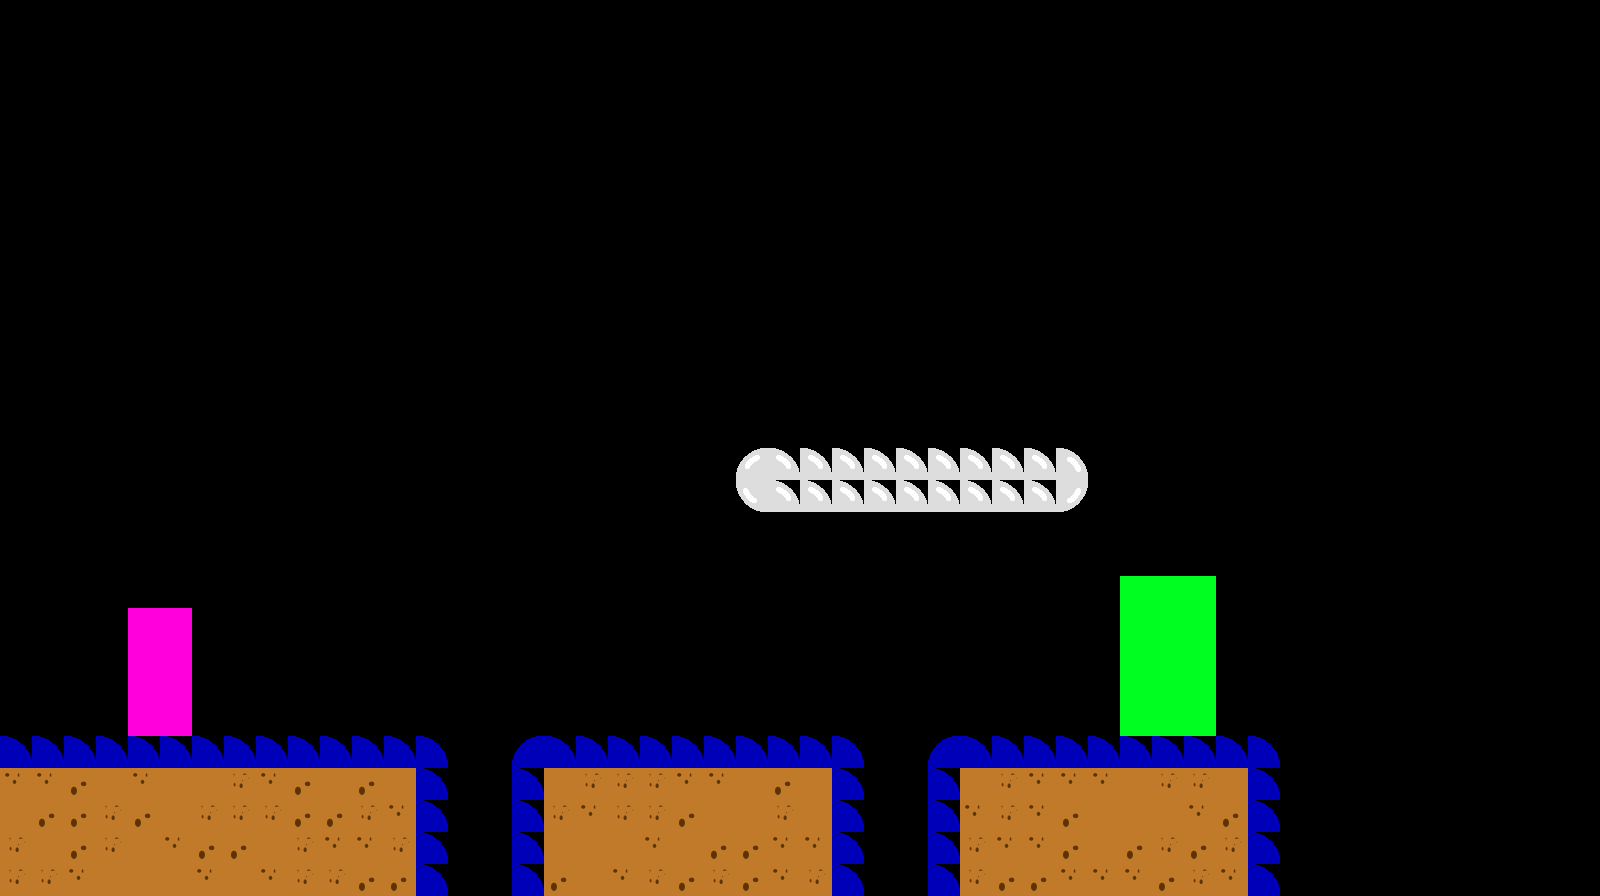

A level layout from a 2D game, rendered from its tile map. Below: a short description, then the map file with tile-grid data replaced by summaries:
An orthogonal 50x28 tile map with 32x32 px tiles, 2 tile layers (Static, Dyanmic), 4 tilesets and 6 objects.

<map version="1.0" orientation="orthogonal" width="50" height="28" tilewidth="32" tileheight="32">
 <tileset firstgid="1" name="dood" tilewidth="64" tileheight="128">
  <image source="../graphics/dood.png" width="64" height="128" />
 </tileset>
 <tileset firstgid="2" name="door" tilewidth="96" tileheight="160">
  <image source="../graphics/door.png" width="96" height="160" />
 </tileset>
 <tileset firstgid="3" name="edges" tilewidth="32" tileheight="32">
  <image source="../graphics/edges.png" width="64" height="96" />
 </tileset>
 <tileset firstgid="9" name="fill" tilewidth="32" tileheight="32">
  <image source="../graphics/fill.png" width="64" height="64" />
 </tileset>
 <imagelayer name="background" width="50" height="28">
  <image source="../graphics/background.png" />
 </imagelayer>
 <layer name="Static" width="50" height="28">
  <data>[1400 cells, 182 non-empty, 8 distinct tile ids]</data>
 </layer>
 <layer name="Dyanmic" width="50" height="28">
  <data>[1400 cells, 22 non-empty, 2 distinct tile ids]</data>
 </layer>
 <objectgroup name="Solid" width="50" height="28">
  <object x="935" y="740" width="339" height="219" />
  <object x="517" y="740" width="340" height="211" />
  <object x="7" y="741" width="435" height="208" />
 </objectgroup>
 <objectgroup name="Interact" width="50" height="28">
  <properties>
   <property name="color" value="white" />
  </properties>
  <object x="735" y="451" width="349" height="57" />
 </objectgroup>
 <objectgroup name="Door" width="50" height="28">
  <properties>
   <property name="color" value="door" />
  </properties>
  <object x="1121" y="577" width="92" height="158" />
  <object x="1469" y="863" />
 </objectgroup>
</map>